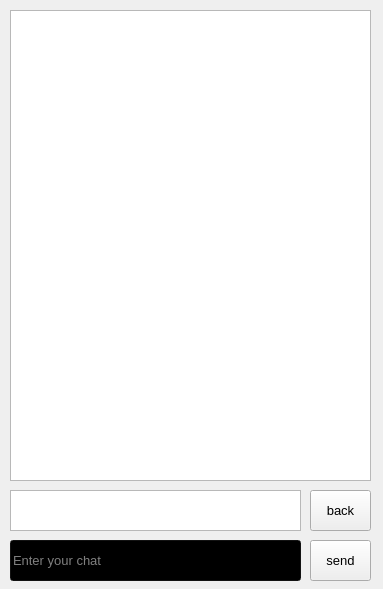
<?xml version="1.0" encoding="UTF-8"?>
<ui version="4.0">
 <class>chatWithUser</class>
 <widget class="QWidget" name="chatWithUser">
  <property name="geometry">
   <rect>
    <x>0</x>
    <y>0</y>
    <width>383</width>
    <height>589</height>
   </rect>
  </property>
  <property name="windowTitle">
   <string>Form</string>
  </property>
  <widget class="QTextBrowser" name="textBrowser">
   <property name="geometry">
    <rect>
     <x>10</x>
     <y>10</y>
     <width>361</width>
     <height>471</height>
    </rect>
   </property>
  </widget>
  <widget class="QTextBrowser" name="textBrowser_2">
   <property name="geometry">
    <rect>
     <x>10</x>
     <y>490</y>
     <width>291</width>
     <height>41</height>
    </rect>
   </property>
   <property name="font">
    <font>
     <pointsize>10</pointsize>
    </font>
   </property>
  </widget>
  <widget class="QPushButton" name="pushButton">
   <property name="geometry">
    <rect>
     <x>310</x>
     <y>540</y>
     <width>61</width>
     <height>41</height>
    </rect>
   </property>
   <property name="font">
    <font>
     <pointsize>10</pointsize>
    </font>
   </property>
   <property name="text">
    <string>send</string>
   </property>
  </widget>
  <widget class="QPushButton" name="back">
   <property name="geometry">
    <rect>
     <x>310</x>
     <y>490</y>
     <width>61</width>
     <height>41</height>
    </rect>
   </property>
   <property name="font">
    <font>
     <pointsize>10</pointsize>
    </font>
   </property>
   <property name="text">
    <string>back</string>
   </property>
  </widget>
  <widget class="QLineEdit" name="lineEdit">
   <property name="geometry">
    <rect>
     <x>10</x>
     <y>540</y>
     <width>291</width>
     <height>41</height>
    </rect>
   </property>
   <property name="palette">
    <palette>
     <active>
      <colorrole role="WindowText">
       <brush brushstyle="SolidPattern">
        <color alpha="255">
         <red>255</red>
         <green>255</green>
         <blue>255</blue>
        </color>
       </brush>
      </colorrole>
      <colorrole role="Button">
       <brush brushstyle="SolidPattern">
        <color alpha="255">
         <red>27</red>
         <green>27</green>
         <blue>27</blue>
        </color>
       </brush>
      </colorrole>
      <colorrole role="Light">
       <brush brushstyle="SolidPattern">
        <color alpha="255">
         <red>40</red>
         <green>40</green>
         <blue>40</blue>
        </color>
       </brush>
      </colorrole>
      <colorrole role="Midlight">
       <brush brushstyle="SolidPattern">
        <color alpha="255">
         <red>33</red>
         <green>33</green>
         <blue>33</blue>
        </color>
       </brush>
      </colorrole>
      <colorrole role="Dark">
       <brush brushstyle="SolidPattern">
        <color alpha="255">
         <red>13</red>
         <green>13</green>
         <blue>13</blue>
        </color>
       </brush>
      </colorrole>
      <colorrole role="Mid">
       <brush brushstyle="SolidPattern">
        <color alpha="255">
         <red>18</red>
         <green>18</green>
         <blue>18</blue>
        </color>
       </brush>
      </colorrole>
      <colorrole role="Text">
       <brush brushstyle="SolidPattern">
        <color alpha="255">
         <red>255</red>
         <green>255</green>
         <blue>255</blue>
        </color>
       </brush>
      </colorrole>
      <colorrole role="BrightText">
       <brush brushstyle="SolidPattern">
        <color alpha="255">
         <red>255</red>
         <green>255</green>
         <blue>255</blue>
        </color>
       </brush>
      </colorrole>
      <colorrole role="ButtonText">
       <brush brushstyle="SolidPattern">
        <color alpha="255">
         <red>255</red>
         <green>255</green>
         <blue>255</blue>
        </color>
       </brush>
      </colorrole>
      <colorrole role="Base">
       <brush brushstyle="SolidPattern">
        <color alpha="255">
         <red>0</red>
         <green>0</green>
         <blue>0</blue>
        </color>
       </brush>
      </colorrole>
      <colorrole role="Window">
       <brush brushstyle="SolidPattern">
        <color alpha="255">
         <red>27</red>
         <green>27</green>
         <blue>27</blue>
        </color>
       </brush>
      </colorrole>
      <colorrole role="Shadow">
       <brush brushstyle="SolidPattern">
        <color alpha="255">
         <red>0</red>
         <green>0</green>
         <blue>0</blue>
        </color>
       </brush>
      </colorrole>
      <colorrole role="AlternateBase">
       <brush brushstyle="SolidPattern">
        <color alpha="255">
         <red>13</red>
         <green>13</green>
         <blue>13</blue>
        </color>
       </brush>
      </colorrole>
      <colorrole role="ToolTipBase">
       <brush brushstyle="SolidPattern">
        <color alpha="255">
         <red>255</red>
         <green>255</green>
         <blue>220</blue>
        </color>
       </brush>
      </colorrole>
      <colorrole role="ToolTipText">
       <brush brushstyle="SolidPattern">
        <color alpha="255">
         <red>0</red>
         <green>0</green>
         <blue>0</blue>
        </color>
       </brush>
      </colorrole>
     </active>
     <inactive>
      <colorrole role="WindowText">
       <brush brushstyle="SolidPattern">
        <color alpha="255">
         <red>255</red>
         <green>255</green>
         <blue>255</blue>
        </color>
       </brush>
      </colorrole>
      <colorrole role="Button">
       <brush brushstyle="SolidPattern">
        <color alpha="255">
         <red>27</red>
         <green>27</green>
         <blue>27</blue>
        </color>
       </brush>
      </colorrole>
      <colorrole role="Light">
       <brush brushstyle="SolidPattern">
        <color alpha="255">
         <red>40</red>
         <green>40</green>
         <blue>40</blue>
        </color>
       </brush>
      </colorrole>
      <colorrole role="Midlight">
       <brush brushstyle="SolidPattern">
        <color alpha="255">
         <red>33</red>
         <green>33</green>
         <blue>33</blue>
        </color>
       </brush>
      </colorrole>
      <colorrole role="Dark">
       <brush brushstyle="SolidPattern">
        <color alpha="255">
         <red>13</red>
         <green>13</green>
         <blue>13</blue>
        </color>
       </brush>
      </colorrole>
      <colorrole role="Mid">
       <brush brushstyle="SolidPattern">
        <color alpha="255">
         <red>18</red>
         <green>18</green>
         <blue>18</blue>
        </color>
       </brush>
      </colorrole>
      <colorrole role="Text">
       <brush brushstyle="SolidPattern">
        <color alpha="255">
         <red>255</red>
         <green>255</green>
         <blue>255</blue>
        </color>
       </brush>
      </colorrole>
      <colorrole role="BrightText">
       <brush brushstyle="SolidPattern">
        <color alpha="255">
         <red>255</red>
         <green>255</green>
         <blue>255</blue>
        </color>
       </brush>
      </colorrole>
      <colorrole role="ButtonText">
       <brush brushstyle="SolidPattern">
        <color alpha="255">
         <red>255</red>
         <green>255</green>
         <blue>255</blue>
        </color>
       </brush>
      </colorrole>
      <colorrole role="Base">
       <brush brushstyle="SolidPattern">
        <color alpha="255">
         <red>0</red>
         <green>0</green>
         <blue>0</blue>
        </color>
       </brush>
      </colorrole>
      <colorrole role="Window">
       <brush brushstyle="SolidPattern">
        <color alpha="255">
         <red>27</red>
         <green>27</green>
         <blue>27</blue>
        </color>
       </brush>
      </colorrole>
      <colorrole role="Shadow">
       <brush brushstyle="SolidPattern">
        <color alpha="255">
         <red>0</red>
         <green>0</green>
         <blue>0</blue>
        </color>
       </brush>
      </colorrole>
      <colorrole role="AlternateBase">
       <brush brushstyle="SolidPattern">
        <color alpha="255">
         <red>13</red>
         <green>13</green>
         <blue>13</blue>
        </color>
       </brush>
      </colorrole>
      <colorrole role="ToolTipBase">
       <brush brushstyle="SolidPattern">
        <color alpha="255">
         <red>255</red>
         <green>255</green>
         <blue>220</blue>
        </color>
       </brush>
      </colorrole>
      <colorrole role="ToolTipText">
       <brush brushstyle="SolidPattern">
        <color alpha="255">
         <red>0</red>
         <green>0</green>
         <blue>0</blue>
        </color>
       </brush>
      </colorrole>
     </inactive>
     <disabled>
      <colorrole role="WindowText">
       <brush brushstyle="SolidPattern">
        <color alpha="255">
         <red>13</red>
         <green>13</green>
         <blue>13</blue>
        </color>
       </brush>
      </colorrole>
      <colorrole role="Button">
       <brush brushstyle="SolidPattern">
        <color alpha="255">
         <red>27</red>
         <green>27</green>
         <blue>27</blue>
        </color>
       </brush>
      </colorrole>
      <colorrole role="Light">
       <brush brushstyle="SolidPattern">
        <color alpha="255">
         <red>40</red>
         <green>40</green>
         <blue>40</blue>
        </color>
       </brush>
      </colorrole>
      <colorrole role="Midlight">
       <brush brushstyle="SolidPattern">
        <color alpha="255">
         <red>33</red>
         <green>33</green>
         <blue>33</blue>
        </color>
       </brush>
      </colorrole>
      <colorrole role="Dark">
       <brush brushstyle="SolidPattern">
        <color alpha="255">
         <red>13</red>
         <green>13</green>
         <blue>13</blue>
        </color>
       </brush>
      </colorrole>
      <colorrole role="Mid">
       <brush brushstyle="SolidPattern">
        <color alpha="255">
         <red>18</red>
         <green>18</green>
         <blue>18</blue>
        </color>
       </brush>
      </colorrole>
      <colorrole role="Text">
       <brush brushstyle="SolidPattern">
        <color alpha="255">
         <red>13</red>
         <green>13</green>
         <blue>13</blue>
        </color>
       </brush>
      </colorrole>
      <colorrole role="BrightText">
       <brush brushstyle="SolidPattern">
        <color alpha="255">
         <red>255</red>
         <green>255</green>
         <blue>255</blue>
        </color>
       </brush>
      </colorrole>
      <colorrole role="ButtonText">
       <brush brushstyle="SolidPattern">
        <color alpha="255">
         <red>13</red>
         <green>13</green>
         <blue>13</blue>
        </color>
       </brush>
      </colorrole>
      <colorrole role="Base">
       <brush brushstyle="SolidPattern">
        <color alpha="255">
         <red>27</red>
         <green>27</green>
         <blue>27</blue>
        </color>
       </brush>
      </colorrole>
      <colorrole role="Window">
       <brush brushstyle="SolidPattern">
        <color alpha="255">
         <red>27</red>
         <green>27</green>
         <blue>27</blue>
        </color>
       </brush>
      </colorrole>
      <colorrole role="Shadow">
       <brush brushstyle="SolidPattern">
        <color alpha="255">
         <red>0</red>
         <green>0</green>
         <blue>0</blue>
        </color>
       </brush>
      </colorrole>
      <colorrole role="AlternateBase">
       <brush brushstyle="SolidPattern">
        <color alpha="255">
         <red>27</red>
         <green>27</green>
         <blue>27</blue>
        </color>
       </brush>
      </colorrole>
      <colorrole role="ToolTipBase">
       <brush brushstyle="SolidPattern">
        <color alpha="255">
         <red>255</red>
         <green>255</green>
         <blue>220</blue>
        </color>
       </brush>
      </colorrole>
      <colorrole role="ToolTipText">
       <brush brushstyle="SolidPattern">
        <color alpha="255">
         <red>0</red>
         <green>0</green>
         <blue>0</blue>
        </color>
       </brush>
      </colorrole>
     </disabled>
    </palette>
   </property>
   <property name="font">
    <font>
     <pointsize>10</pointsize>
    </font>
   </property>
   <property name="accessibleName">
    <string/>
   </property>
   <property name="text">
    <string/>
   </property>
   <property name="placeholderText">
    <string>Enter your chat</string>
   </property>
  </widget>
 </widget>
 <resources/>
 <connections/>
</ui>
